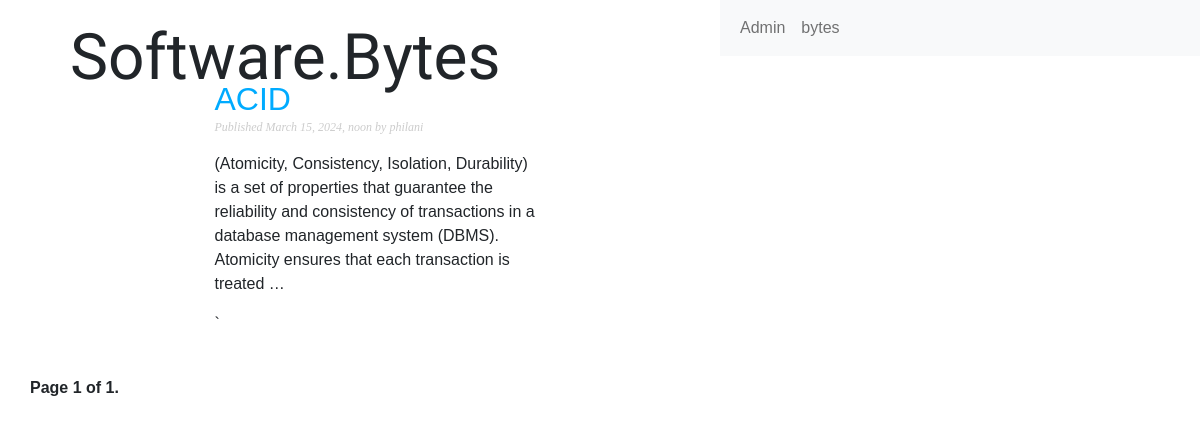
The page /blog/ on the database as committed earlier.
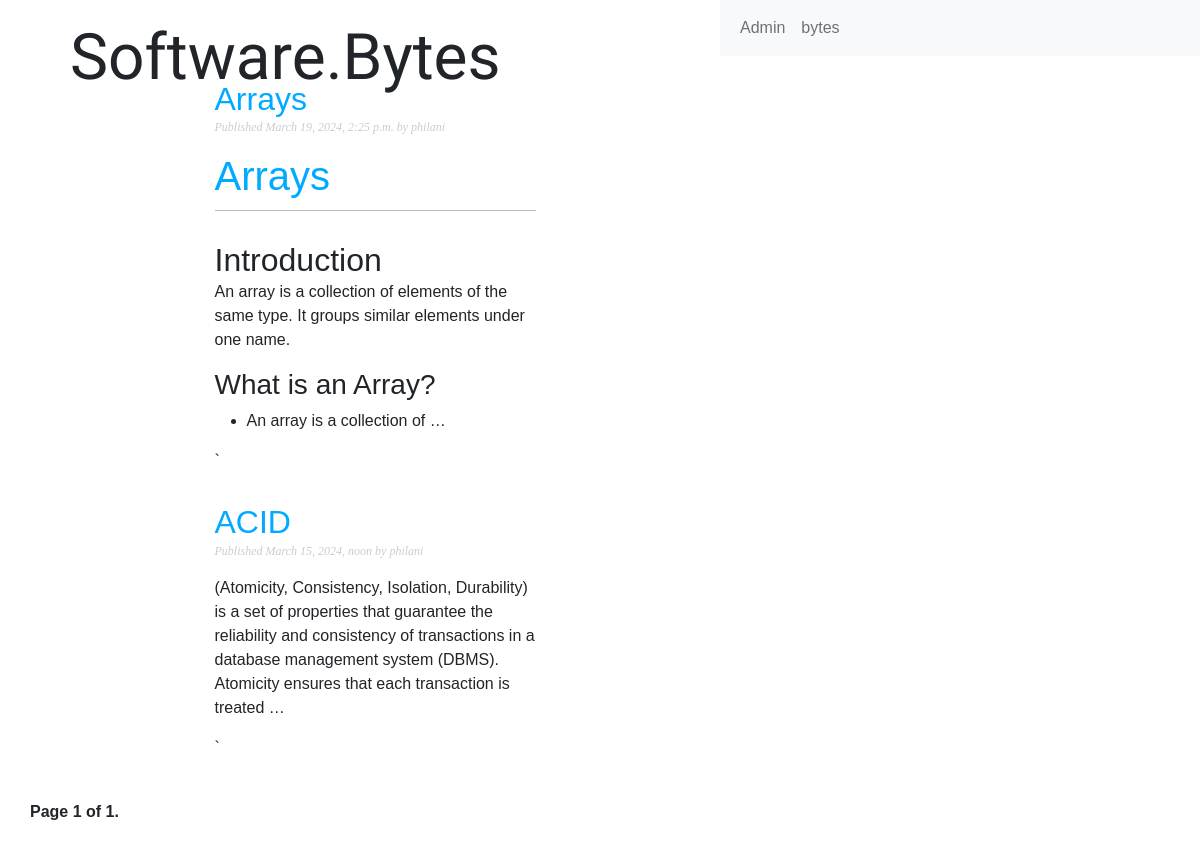
The same page on the database as committed later.
### blog/models.py (models this page shows, shortened)
class Post(models.Model):
    class Status(models.TextChoices):
        DRAFT='DF','Draft'
        PUBLISHED='PB','Published'
    title=models.CharField(max_length=250)
    slug=models.SlugField(max_length=250,unique_for_date='publish')
    author=models.ForeignKey(User,on_delete=models.CASCADE,related_name='blog_posts')
    body=models.TextField()
    publish=models.DateTimeField(default=timezone.now)
    created=models.DateTimeField(auto_now_add=True)
    updated=models.DateTimeField(auto_now=True)
    status=models.CharField(max_length=2,choices=Status.choices,default=Status.DRAFT)
    objects=models.Manager()# the default manager
    published=PublishedManager() #Our custom manager
    class Meta:
        ordering=['-publish']
        indexes=[models.Index(fields=['-publish']),]
    def get_absolute_url(self):
        return reverse('blog:post_detail',
                        args=[self.publish.year,
                              self.publish.month,
                              self.publish.day,
                              self.slug])

### blog/views.py (the view)
# urls.py: path('', views.PostListView.as_view(), name='post_list'),
class PostListView(ListView):
    queryset = Post.published.all()
    context_object_name = 'posts'
    paginate_by = 3
    template_name = 'blog/post/list.html'

### blog/templatetags/blog_tags.py (called while the page is built)
@register.filter(name='markdown')
def markdown_format(text):
    return mark_safe(markdown.markdown(text))

### blog/templates/blog/post/list.html (shortened to what this page needs)
{% extends "blog/base.html" %}
{% load blog_tags %}
{% block content %}
<div class="logo">
    <a class="logo"><span>Software.</span>Bytes</a>
</div>
<div class="container">
    <div class="row">
        <div class="col-lg-6 mx-auto col-md-8 col-12">
{% for post in posts %}
    <h2 >
        <a href="{{ post.get_absolute_url }}">
            {{ post.title }}
        </a>
    </h2>
    <p class="date">
        Published {{ post.publish }} by {{ post.author }}
    </p>
    {{ post.body|markdown|truncatewords_html:30 }}`
    {% endfor %}
        </div>
    </div>
</div>
    {% include "pagination.html" with page=page_obj %}
    {% endblock %}

Rows that differ between the two databases and show on the page:
added Post: title "Arrays", publish "March 19, 2024, 2:25 p.m.", author "philani", body "Arrays Introduction An array is a collection of elements of the same type. It groups similar elements under one name. What is an Array? An array is a collection of …"
